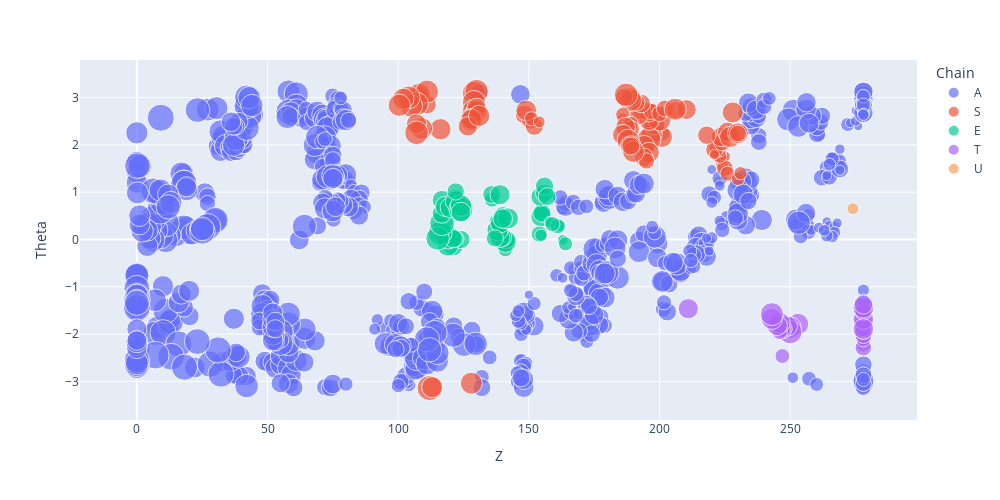

Here is the notebook cell this chart was saved with:
### Code cell
import plotly.express as px
fig = px.scatter(df, x="Z", y="Theta", color="Chain", size="Rinv", hover_data="ResID",
                width=1000,height=500)
fig.show()
